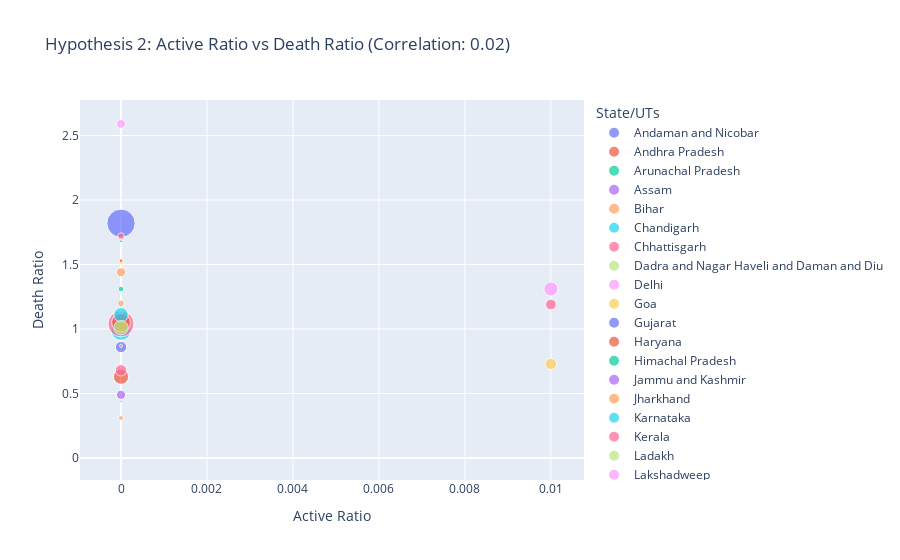

Notebook cell for this chart:
### Markdown cell above
This scatter plot explores the relationship between vaccination rates and death ratios across various Indian states and union territories, revealing a very weak correlation between the two. The visualization suggests that higher vaccination rates alone may not directly translate to lower death ratios, indicating the influence of other factors such as healthcare infrastructure, population demographics, or timely interventions. By highlighting this complexity, the chart encourages deeper investigation into what truly drives mortality outcomes beyond just vaccination coverage. Such insights are valuable for developing more holistic public health strategies that address multiple dimensions of pandemic response

### Code cell
fig7.show()

### Figure 1 — Plotly figure (JSON) as saved in the notebook; plotly's stock layout.template omitted (floating-point values rounded to 4 significant figures)
{"data": [{"hovertemplate": "<b>%{hovertext}</b><br><br>State/UTs=Andaman and Nicobar<br>Active Ratio=%{x}<br>Death Ratio=%{y}<br>Total Cases=%{marker.size}<extra></extra>", "hovertext": ["Andaman and Nicobar"], "legendgroup": "Andaman and Nicobar", "marker": {"color": "#636efa", "size": [10770.0], "sizemode": "area", "sizeref": 20440.0, "symbol": "circle"}, "mode": "markers", "name": "Andaman and Nicobar", "orientation": "v", "showlegend": true, "type": "scatter", "x": [0.0], "xaxis": "x", "y": [1.2], "yaxis": "y"}, {"hovertemplate": "State/UTs=Andaman and Nicobar<extra></extra>", "legendgroup": "Andaman and Nicobar", "marker": {"color": "#636efa", "symbol": "circle"}, "mode": "lines", "name": "Andaman and Nicobar", "showlegend": false, "type": "scatter", "xaxis": "x", "yaxis": "y"}, {"hovertemplate": "<b>%{hovertext}</b><br><br>State/UTs=Andhra Pradesh<br>Active Ratio=%{x}<br>Death Ratio=%{y}<br>Total Cases=%{marker.size}<extra></extra>", "hovertext": ["Andhra Pradesh"], "legendgroup": "Andhra Pradesh", "marker": {"color": "#EF553B", "size": [2341000.0], "sizemode": "area", "sizeref": 20440.0, "symbol": "circle"}, "mode": "markers", "name": "Andhra Pradesh", "orientation": "v", "showlegend": true, "type": "scatter", "x": [0.0], "xaxis": "x", "y": [0.63], "yaxis": "y"}, {"hovertemplate": "State/UTs=Andhra Pradesh<extra></extra>", "legendgroup": "Andhra Pradesh", "marker": {"color": "#EF553B", "symbol": "circle"}, "mode": "lines", "name": "Andhra Pradesh", "showlegend": false, "type": "scatter", "xaxis": "x", "yaxis": "y"}, {"hovertemplate": "<b>%{hovertext}</b><br><br>State/UTs=Arunachal Pradesh<br>Active Ratio=%{x}<br>Death Ratio=%{y}<br>Total Cases=%{marker.size}<extra></extra>", "hovertext": ["Arunachal Pradesh"], "legendgroup": "Arunachal Pradesh", "marker": {"color": "#00cc96", "size": [67050.0], "sizemode": "area", "sizeref": 20440.0, "symbol": "circle"}, "mode": "markers", "name": "Arunachal Pradesh", "orientation": "v", "showlegend": true, "type": "scatter", "x": [0.0], "xaxis": "x", "y": [0.44], "yaxis": "y"}, {"hovertemplate": "State/UTs=Arunachal Pradesh<extra></extra>", "legendgroup": "Arunachal Pradesh", "marker": {"color": "#00cc96", "symbol": "circle"}, "mode": "lines", "name": "Arunachal Pradesh", "showlegend": false, "type": "scatter", "xaxis": "x", "yaxis": "y"}, {"hovertemplate": "<b>%{hovertext}</b><br><br>State/UTs=Assam<br>Active Ratio=%{x}<br>Death Ratio=%{y}<br>Total Cases=%{marker.size}<extra></extra>", "hovertext": ["Assam"], "legendgroup": "Assam", "marker": {"color": "#ab63fa", "size": [746200.0], "sizemode": "area", "sizeref": 20440.0, "symbol": "circle"}, "mode": "markers", "name": "Assam", "orientation": "v", "showlegend": true, "type": "scatter", "x": [0.0], "xaxis": "x", "y": [1.08], "yaxis": "y"}, {"hovertemplate": "State/UTs=Assam<extra></extra>", "legendgroup": "Assam", "marker": {"color": "#ab63fa", "symbol": "circle"}, "mode": "lines", "name": "Assam", "showlegend": false, "type": "scatter", "xaxis": "x", "yaxis": "y"}, {"hovertemplate": "<b>%{hovertext}</b><br><br>State/UTs=Bihar<br>Active Ratio=%{x}<br>Death Ratio=%{y}<br>Total Cases=%{marker.size}<extra></extra>", "hovertext": ["Bihar"], "legendgroup": "Bihar", "marker": {"color": "#FFA15A", "size": [855400.0], "sizemode": "area", "sizeref": 20440.0, "symbol": "circle"}, "mode": "markers", "name": "Bihar", "orientation": "v", "showlegend": true, "type": "scatter", "x": [0.0], "xaxis": "x", "y": [1.44], "yaxis": "y"}, {"hovertemplate": "State/UTs=Bihar<extra></extra>", "legendgroup": "Bihar", "marker": {"color": "#FFA15A", "symbol": "circle"}, "mode": "lines", "name": "Bihar", "showlegend": false, "type": "scatter", "xaxis": "x", "yaxis": "y"}, {"hovertemplate": "<b>%{hovertext}</b><br><br>State/UTs=Chandigarh<br>Active Ratio=%{x}<br>Death Ratio=%{y}<br>Total Cases=%{marker.size}<extra></extra>", "hovertext": ["Chandigarh"], "legendgroup": "Chandigarh", "marker": {"color": "#19d3f3", "size": [100700.0], "sizemode": "area", "sizeref": 20440.0, "symbol": "circle"}, "mode": "markers", "name": "Chandigarh", "orientation": "v", "showlegend": true, "type": "scatter", "x": [0.0], "xaxis": "x", "y": [1.18], "yaxis": "y"}, {"hovertemplate": "State/UTs=Chandigarh<extra></extra>", "legendgroup": "Chandigarh", "marker": {"color": "#19d3f3", "symbol": "circle"}, "mode": "lines", "name": "Chandigarh", "showlegend": false, "type": "scatter", "xaxis": "x", "yaxis": "y"}, {"hovertemplate": "<b>%{hovertext}</b><br><br>State/UTs=Chhattisgarh<br>Active Ratio=%{x}<br>Death Ratio=%{y}<br>Total Cases=%{marker.size}<extra></extra>", "hovertext": ["Chhattisgarh"], "legendgroup": "Chhattisgarh", "marker": {"color": "#FF6692", "size": [1188000.0], "sizemode": "area", "sizeref": 20440.0, "symbol": "circle"}, "mode": "markers", "name": "Chhattisgarh", "orientation": "v", "showlegend": true, "type": "scatter", "x": [0.01], "xaxis": "x", "y": [1.19], "yaxis": "y"}, {"hovertemplate": "State/UTs=Chhattisgarh<extra></extra>", "legendgroup": "Chhattisgarh", "marker": {"color": "#FF6692", "symbol": "circle"}, "mode": "lines", "name": "Chhattisgarh", "showlegend": false, "type": "scatter", "xaxis": "x", "yaxis": "y"}, {"hovertemplate": "<b>%{hovertext}</b><br><br>State/UTs=Dadra and Nagar Haveli and Daman and Diu<br>Active Ratio=%{x}<br>Death Ratio=%{y}<br>Total Cases=%{marker.size}<extra></extra>", "hovertext": ["Dadra and Nagar Haveli and Daman and Diu"], "legendgroup": "Dadra and Nagar Haveli and Daman and Diu", "marker": {"color": "#B6E880", "size": [11590.0], "sizemode": "area", "sizeref": 20440.0, "symbol": "circle"}, "mode": "markers", "name": "Dadra and Nagar Haveli and Daman and Diu", "orientation": "v", "showlegend": true, "type": "scatter", "x": [0.0], "xaxis": "x", "y": [0.03], "yaxis": "y"}, {"hovertemplate": "State/UTs=Dadra and Nagar Haveli and Daman and Diu<extra></extra>", "legendgroup": "Dadra and Nagar Haveli and Daman and Diu", "marker": {"color": "#B6E880", "symbol": "circle"}, "mode": "lines", "name": "Dadra and Nagar Haveli and Daman and Diu", "showlegend": false, "type": "scatter", "xaxis": "x", "yaxis": "y"}, {"hovertemplate": "<b>%{hovertext}</b><br><br>State/UTs=Delhi<br>Active Ratio=%{x}<br>Death Ratio=%{y}<br>Total Cases=%{marker.size}<extra></extra>", "hovertext": ["Delhi"], "legendgroup": "Delhi", "marker": {"color": "#FF97FF", "size": [2042000.0], "sizemode": "area", "sizeref": 20440.0, "symbol": "circle"}, "mode": "markers", "name": "Delhi", "orientation": "v", "showlegend": true, "type": "scatter", "x": [0.01], "xaxis": "x", "y": [1.31], "yaxis": "y"}, {"hovertemplate": "State/UTs=Delhi<extra></extra>", "legendgroup": "Delhi", "marker": {"color": "#FF97FF", "symbol": "circle"}, "mode": "lines", "name": "Delhi", "showlegend": false, "type": "scatter", "xaxis": "x", "yaxis": "y"}, {"hovertemplate": "<b>%{hovertext}</b><br><br>State/UTs=Goa<br>Active Ratio=%{x}<br>Death Ratio=%{y}<br>Total Cases=%{marker.size}<extra></extra>", "hovertext": ["Goa"], "legendgroup": "Goa", "marker": {"color": "#FECB52", "size": [263600.0], "sizemode": "area", "sizeref": 20440.0, "symbol": "circle"}, "mode": "markers", "name": "Goa", "orientation": "v", "showlegend": true, "type": "scatter", "x": [0.0], "xaxis": "x", "y": [1.52], "yaxis": "y"}, {"hovertemplate": "State/UTs=Goa<extra></extra>", "legendgroup": "Goa", "marker": {"color": "#FECB52", "symbol": "circle"}, "mode": "lines", "name": "Goa", "showlegend": false, "type": "scatter", "xaxis": "x", "yaxis": "y"}, {"hovertemplate": "<b>%{hovertext}</b><br><br>State/UTs=Gujarat<br>Active Ratio=%{x}<br>Death Ratio=%{y}<br>Total Cases=%{marker.size}<extra></extra>", "hovertext": ["Gujarat"], "legendgroup": "Gujarat", "marker": {"color": "#636efa", "size": [1292000.0], "sizemode": "area", "sizeref": 20440.0, "symbol": "circle"}, "mode": "markers", "name": "Gujarat", "orientation": "v", "showlegend": true, "type": "scatter", "x": [0.0], "xaxis": "x", "y": [0.86], "yaxis": "y"}, {"hovertemplate": "State/UTs=Gujarat<extra></extra>", "legendgroup": "Gujarat", "marker": {"color": "#636efa", "symbol": "circle"}, "mode": "lines", "name": "Gujarat", "showlegend": false, "type": "scatter", "xaxis": "x", "yaxis": "y"}, {"hovertemplate": "<b>%{hovertext}</b><br><br>State/UTs=Haryana<br>Active Ratio=%{x}<br>Death Ratio=%{y}<br>Total Cases=%{marker.size}<extra></extra>", "hovertext": ["Haryana"], "legendgroup": "Haryana", "marker": {"color": "#EF553B", "size": [1079000.0], "sizemode": "area", "sizeref": 20440.0, "symbol": "circle"}, "mode": "markers", "name": "Haryana", "orientation": "v", "showlegend": true, "type": "scatter", "x": [0.0], "xaxis": "x", "y": [1.0], "yaxis": "y"}, {"hovertemplate": "State/UTs=Haryana<extra></extra>", "legendgroup": "Haryana", "marker": {"color": "#EF553B", "symbol": "circle"}, "mode": "lines", "name": "Haryana", "showlegend": false, "type": "scatter", "xaxis": "x", "yaxis": "y"}, {"hovertemplate": "<b>%{hovertext}</b><br><br>State/UTs=Himachal Pradesh<br>Active Ratio=%{x}<br>Death Ratio=%{y}<br>Total Cases=%{marker.size}<extra></extra>", "hovertext": ["Himachal Pradesh"], "legendgroup": "Himachal Pradesh", "marker": {"color": "#00cc96", "size": [323000.0], "sizemode": "area", "sizeref": 20440.0, "symbol": "circle"}, "mode": "markers", "name": "Himachal Pradesh", "orientation": "v", "showlegend": true, "type": "scatter", "x": [0.0], "xaxis": "x", "y": [1.31], "yaxis": "y"}, {"hovertemplate": "State/UTs=Himachal Pradesh<extra></extra>", "legendgroup": "Himachal Pradesh", "marker": {"color": "#00cc96", "symbol": "circle"}, "mode": "lines", "name": "Himachal Pradesh", "showlegend": false, "type": "scatter", "xaxis": "x", "yaxis": "y"}, {"hovertemplate": "<b>%{hovertext}</b><br><br>State/UTs=Jammu and Kashmir<br>Active Ratio=%{x}<br>Death Ratio=%{y}<br>Total Cases=%{marker.size}<extra></extra>", "hovertext": ["Jammu and Kashmir"], "legendgroup": "Jammu and Kashmir", "marker": {"color": "#ab63fa", "size": [482200.0], "sizemode": "area", "sizeref": 20440.0, "symbol": "circle"}, "mode": "markers", "name": "Jammu and Kashmir", "orientation": "v", "showlegend": true, "type": "scatter", "x": [0.0], "xaxis": "x", "y": [0.99], "yaxis": "y"}, {"hovertemplate": "State/UTs=Jammu and Kashmir<extra></extra>", "legendgroup": "Jammu and Kashmir", "marker": {"color": "#ab63fa", "symbol": "circle"}, "mode": "lines", "name": "Jammu and Kashmir", "showlegend": false, "type": "scatter", "xaxis": "x", "yaxis": "y"}, {"hovertemplate": "<b>%{hovertext}</b><br><br>State/UTs=Jharkhand<br>Active Ratio=%{x}<br>Death Ratio=%{y}<br>Total Cases=%{marker.size}<extra></extra>", "hovertext": ["Jharkhand"], "legendgroup": "Jharkhand", "marker": {"color": "#FFA15A", "size": [443900.0], "sizemode": "area", "sizeref": 20440.0, "symbol": "circle"}, "mode": "markers", "name": "Jharkhand", "orientation": "v", "showlegend": true, "type": "scatter", "x": [0.0], "xaxis": "x", "y": [1.2], "yaxis": "y"}, {"hovertemplate": "State/UTs=Jharkhand<extra></extra>", "legendgroup": "Jharkhand", "marker": {"color": "#FFA15A", "symbol": "circle"}, "mode": "lines", "name": "Jharkhand", "showlegend": false, "type": "scatter", "xaxis": "x", "yaxis": "y"}, {"hovertemplate": "<b>%{hovertext}</b><br><br>State/UTs=Karnataka<br>Active Ratio=%{x}<br>Death Ratio=%{y}<br>Total Cases=%{marker.size}<extra></extra>", "hovertext": ["Karnataka"], "legendgroup": "Karnataka", "marker": {"color": "#19d3f3", "size": [4096000.0], "sizemode": "area", "sizeref": 20440.0, "symbol": "circle"}, "mode": "markers", "name": "Karnataka", "orientation": "v", "showlegend": true, "type": "scatter", "x": [0.0], "xaxis": "x", "y": [0.99], "yaxis": "y"}, {"hovertemplate": "State/UTs=Karnataka<extra></extra>", "legendgroup": "Karnataka", "marker": {"color": "#19d3f3", "symbol": "circle"}, "mode": "lines", "name": "Karnataka", "showlegend": false, "type": "scatter", "xaxis": "x", "yaxis": "y"}, {"hovertemplate": "<b>%{hovertext}</b><br><br>State/UTs=Kerala<br>Active Ratio=%{x}<br>Death Ratio=%{y}<br>Total Cases=%{marker.size}<extra></extra>", "hovertext": ["Kerala"], "legendgroup": "Kerala", "marker": {"color": "#FF6692", "size": [6918000.0], "sizemode": "area", "sizeref": 20440.0, "symbol": "circle"}, "mode": "markers", "name": "Kerala", "orientation": "v", "showlegend": true, "type": "scatter", "x": [0.0], "xaxis": "x", "y": [1.04], "yaxis": "y"}, {"hovertemplate": "State/UTs=Kerala<extra></extra>", "legendgroup": "Kerala", "marker": {"color": "#FF6692", "symbol": "circle"}, "mode": "lines", "name": "Kerala", "showlegend": false, "type": "scatter", "xaxis": "x", "yaxis": "y"}, {"hovertemplate": "<b>%{hovertext}</b><br><br>State/UTs=Ladakh<br>Active Ratio=%{x}<br>Death Ratio=%{y}<br>Total Cases=%{marker.size}<extra></extra>", "hovertext": ["Ladakh"], "legendgroup": "Ladakh", "marker": {"color": "#B6E880", "size": [29630.0], "sizemode": "area", "sizeref": 20440.0, "symbol": "circle"}, "mode": "markers", "name": "Ladakh", "orientation": "v", "showlegend": true, "type": "scatter", "x": [0.0], "xaxis": "x", "y": [0.78], "yaxis": "y"}, {"hovertemplate": "State/UTs=Ladakh<extra></extra>", "legendgroup": "Ladakh", "marker": {"color": "#B6E880", "symbol": "circle"}, "mode": "lines", "name": "Ladakh", "showlegend": false, "type": "scatter", "xaxis": "x", "yaxis": "y"}, {"hovertemplate": "<b>%{hovertext}</b><br><br>State/UTs=Lakshadweep<br>Active Ratio=%{x}<br>Death Ratio=%{y}<br>Total Cases=%{marker.size}<extra></extra>", "hovertext": ["Lakshadweep"], "legendgroup": "Lakshadweep", "marker": {"color": "#FF97FF", "size": [11420.0], "sizemode": "area", "sizeref": 20440.0, "symbol": "circle"}, "mode": "markers", "name": "Lakshadweep", "orientation": "v", "showlegend": true, "type": "scatter", "x": [0.0], "xaxis": "x", "y": [0.46], "yaxis": "y"}, {"hovertemplate": "State/UTs=Lakshadweep<extra></extra>", "legendgroup": "Lakshadweep", "marker": {"color": "#FF97FF", "symbol": "circle"}, "mode": "lines", "name": "Lakshadweep", "showlegend": false, "type": "scatter", "xaxis": "x", "yaxis": "y"}, {"hovertemplate": "<b>%{hovertext}</b><br><br>State/UTs=Madhya Pradesh<br>Active Ratio=%{x}<br>Death Ratio=%{y}<br>Total Cases=%{marker.size}<extra></extra>", "hovertext": ["Madhya Pradesh"], "legendgroup": "Madhya Pradesh", "marker": {"color": "#FECB52", "size": [1057000.0], "sizemode": "area", "sizeref": 20440.0, "symbol": "circle"}, "mode": "markers", "name": "Madhya Pradesh", "orientation": "v", "showlegend": true, "type": "scatter", "x": [0.0], "xaxis": "x", "y": [1.02], "yaxis": "y"}, {"hovertemplate": "State/UTs=Madhya Pradesh<extra></extra>", "legendgroup": "Madhya Pradesh", "marker": {"color": "#FECB52", "symbol": "circle"}, "mode": "lines", "name": "Madhya Pradesh", "showlegend": false, "type": "scatter", "xaxis": "x", "yaxis": "y"}, {"hovertemplate": "<b>%{hovertext}</b><br><br>State/UTs=Maharashtra<br>Active Ratio=%{x}<br>Death Ratio=%{y}<br>Total Cases=%{marker.size}<extra></extra>", "hovertext": ["Maharashtra"], "legendgroup": "Maharashtra", "marker": {"color": "#636efa", "size": [8176000.0], "sizemode": "area", "sizeref": 20440.0, "symbol": "circle"}, "mode": "markers", "name": "Maharashtra", "orientation": "v", "showlegend": true, "type": "scatter", "x": [0.0], "xaxis": "x", "y": [1.82], "yaxis": "y"}, {"hovertemplate": "State/UTs=Maharashtra<extra></extra>", "legendgroup": "Maharashtra", "marker": {"color": "#636efa", "symbol": "circle"}, "mode": "lines", "name": "Maharashtra", "showlegend": false, "type": "scatter", "xaxis": "x", "yaxis": "y"}, {"hovertemplate": "<b>%{hovertext}</b><br><br>State/UTs=Manipur<br>Active Ratio=%{x}<br>Death Ratio=%{y}<br>Total Cases=%{marker.size}<extra></extra>", "hovertext": ["Manipur"], "legendgroup": "Manipur", "marker": {"color": "#EF553B", "size": [140000.0], "sizemode": "area", "sizeref": 20440.0, "symbol": "circle"}, "mode": "markers", "name": "Manipur", "orientation": "v", "showlegend": true, "type": "scatter", "x": [0.0], "xaxis": "x", "y": [1.53], "yaxis": "y"}, {"hovertemplate": "State/UTs=Manipur<extra></extra>", "legendgroup": "Manipur", "marker": {"color": "#EF553B", "symbol": "circle"}, "mode": "lines", "name": "Manipur", "showlegend": false, "type": "scatter", "xaxis": "x", "yaxis": "y"}, {"hovertemplate": "<b>%{hovertext}</b><br><br>State/UTs=Meghalaya<br>Active Ratio=%{x}<br>Death Ratio=%{y}<br>Total Cases=%{marker.size}<extra></extra>", "hovertext": ["Meghalaya"], "legendgroup": "Meghalaya", "marker": {"color": "#00cc96", "size": [96990.0], "sizemode": "area", "sizeref": 20440.0, "symbol": "circle"}, "mode": "markers", "name": "Meghalaya", "orientation": "v", "showlegend": true, "type": "scatter", "x": [0.0], "xaxis": "x", "y": [1.68], "yaxis": "y"}, {"hovertemplate": "State/UTs=Meghalaya<extra></extra>", "legendgroup": "Meghalaya", "marker": {"color": "#00cc96", "symbol": "circle"}, "mode": "lines", "name": "Meghalaya", "showlegend": false, "type": "scatter", "xaxis": "x", "yaxis": "y"}, {"hovertemplate": "<b>%{hovertext}</b><br><br>State/UTs=Miscellaneous<br>Active Ratio=%{x}<br>Death Ratio=%{y}<br>Total Cases=%{marker.size}<extra></extra>", "hovertext": ["Miscellaneous"], "legendgroup": "Miscellaneous", "marker": {"color": "#ab63fa", "size": [0.0], "sizemode": "area", "sizeref": 20440.0, "symbol": "circle"}, "mode": "markers", "name": "Miscellaneous", "orientation": "v", "showlegend": true, "type": "scatter", "x": [0.0], "xaxis": "x", "y": [0.0], "yaxis": "y"}, {"hovertemplate": "State/UTs=Miscellaneous<extra></extra>", "legendgroup": "Miscellaneous", "marker": {"color": "#ab63fa", "symbol": "circle"}, "mode": "lines", "name": "Miscellaneous", "showlegend": false, "type": "scatter", "xaxis": "x", "yaxis": "y"}, {"hovertemplate": "<b>%{hovertext}</b><br><br>State/UTs=Mizoram<br>Active Ratio=%{x}<br>Death Ratio=%{y}<br>Total Cases=%{marker.size}<extra></extra>", "hovertext": ["Mizoram"], "legendgroup": "Mizoram", "marker": {"color": "#FFA15A", "size": [239600.0], "sizemode": "area", "sizeref": 20440.0, "symbol": "circle"}, "mode": "markers", "name": "Mizoram", "orientation": "v", "showlegend": true, "type": "scatter", "x": [0.0], "xaxis": "x", "y": [0.31], "yaxis": "y"}, {"hovertemplate": "State/UTs=Mizoram<extra></extra>", "legendgroup": "Mizoram", "marker": {"color": "#FFA15A", "symbol": "circle"}, "mode": "lines", "name": "Mizoram", "showlegend": false, "type": "scatter", "xaxis": "x", "yaxis": "y"}, {"hovertemplate": "<b>%{hovertext}</b><br><br>State/UTs=Nagaland<br>Active Ratio=%{x}<br>Death Ratio=%{y}<br>Total Cases=%{marker.size}<extra></extra>", "hovertext": ["Nagaland"], "legendgroup": "Nagaland", "marker": {"color": "#19d3f3", "size": [36030.0], "sizemode": "area", "sizeref": 20440.0, "symbol": "circle"}, "mode": "markers", "name": "Nagaland", "orientation": "v", "showlegend": true, "type": "scatter", "x": [0.0], "xaxis": "x", "y": [2.17], "yaxis": "y"}, {"hovertemplate": "State/UTs=Nagaland<extra></extra>", "legendgroup": "Nagaland", "marker": {"color": "#19d3f3", "symbol": "circle"}, "mode": "lines", "name": "Nagaland", "showlegend": false, "type": "scatter", "xaxis": "x", "yaxis": "y"}, {"hovertemplate": "<b>%{hovertext}</b><br><br>State/UTs=Odisha<br>Active Ratio=%{x}<br>Death Ratio=%{y}<br>Total Cases=%{marker.size}<extra></extra>", "hovertext": ["Odisha"], "legendgroup": "Odisha", "marker": {"color": "#FF6692", "size": [1349000.0], "sizemode": "area", "sizeref": 20440.0, "symbol": "circle"}, "mode": "markers", "name": "Odisha", "orientation": "v", "showlegend": true, "type": "scatter", "x": [0.0], "xaxis": "x", "y": [0.68], "yaxis": "y"}, {"hovertemplate": "State/UTs=Odisha<extra></extra>", "legendgroup": "Odisha", "marker": {"color": "#FF6692", "symbol": "circle"}, "mode": "lines", "name": "Odisha", "showlegend": false, "type": "scatter", "xaxis": "x", "yaxis": "y"}, {"hovertemplate": "<b>%{hovertext}</b><br><br>State/UTs=Puducherry<br>Active Ratio=%{x}<br>Death Ratio=%{y}<br>Total Cases=%{marker.size}<extra></extra>", "hovertext": ["Puducherry"], "legendgroup": "Puducherry", "marker": {"color": "#B6E880", "size": [177700.0], "sizemode": "area", "sizeref": 20440.0, "symbol": "circle"}, "mode": "markers", "name": "Puducherry", "orientation": "v", "showlegend": true, "type": "scatter", "x": [0.0], "xaxis": "x", "y": [1.12], "yaxis": "y"}, {"hovertemplate": "State/UTs=Puducherry<extra></extra>", "legendgroup": "Puducherry", "marker": {"color": "#B6E880", "symbol": "circle"}, "mode": "lines", "name": "Puducherry", "showlegend": false, "type": "scatter", "xaxis": "x", "yaxis": "y"}, {"hovertemplate": "<b>%{hovertext}</b><br><br>State/UTs=Punjab<br>Active Ratio=%{x}<br>Death Ratio=%{y}<br>Total Cases=%{marker.size}<extra></extra>", "hovertext": ["Punjab"], "legendgroup": "Punjab", "marker": {"color": "#FF97FF", "size": [793800.0], "sizemode": "area", "sizeref": 20440.0, "symbol": "circle"}, "mode": "markers", "name": "Punjab", "orientation": "v", "showlegend": true, "type": "scatter", "x": [0.0], "xaxis": "x", "y": [2.59], "yaxis": "y"}, {"hovertemplate": "State/UTs=Punjab<extra></extra>", "legendgroup": "Punjab", "marker": {"color": "#FF97FF", "symbol": "circle"}, "mode": "lines", "name": "Punjab", "showlegend": false, "type": "scatter", "xaxis": "x", "yaxis": "y"}, {"hovertemplate": "<b>%{hovertext}</b><br><br>State/UTs=Rajasthan<br>Active Ratio=%{x}<br>Death Ratio=%{y}<br>Total Cases=%{marker.size}<extra></extra>", "hovertext": ["Rajasthan"], "legendgroup": "Rajasthan", "marker": {"color": "#FECB52", "size": [1327000.0], "sizemode": "area", "sizeref": 20440.0, "symbol": "circle"}, "mode": "markers", "name": "Rajasthan", "orientation": "v", "showlegend": true, "type": "scatter", "x": [0.01], "xaxis": "x", "y": [0.73], "yaxis": "y"}, {"hovertemplate": "State/UTs=Rajasthan<extra></extra>", "legendgroup": "Rajasthan", "marker": {"color": "#FECB52", "symbol": "circle"}, "mode": "lines", "name": "Rajasthan", "showlegend": false, "type": "scatter", "xaxis": "x", "yaxis": "y"}, {"hovertemplate": "<b>%{hovertext}</b><br><br>State/UTs=Sikkim<br>Active Ratio=%{x}<br>Death Ratio=%{y}<br>Total Cases=%{marker.size}<extra></extra>", "hovertext": ["Sikkim"], "legendgroup": "Sikkim", "marker": {"color": "#636efa", "size": [44950.0], "sizemode": "area", "sizeref": 20440.0, "symbol": "circle"}, "mode": "markers", "name": "Sikkim", "orientation": "v", "showlegend": true, "type": "scatter", "x": [0.0], "xaxis": "x", "y": [1.11], "yaxis": "y"}, {"hovertemplate": "State/UTs=Sikkim<extra></extra>", "legendgroup": "Sikkim", "marker": {"color": "#636efa", "symbol": "circle"}, "mode": "lines", "name": "Sikkim", "showlegend": false, "type": "scatter", "xaxis": "x", "yaxis": "y"}, {"hovertemplate": "<b>%{hovertext}</b><br><br>State/UTs=Tamil Nadu<br>Active Ratio=%{x}<br>Death Ratio=%{y}<br>Total Cases=%{marker.size}<extra></extra>", "hovertext": ["Tamil Nadu"], "legendgroup": "Tamil Nadu", "marker": {"color": "#EF553B", "size": [3612000.0], "sizemode": "area", "sizeref": 20440.0, "symbol": "circle"}, "mode": "markers", "name": "Tamil Nadu", "orientation": "v", "showlegend": true, "type": "scatter", "x": [0.0], "xaxis": "x", "y": [1.05], "yaxis": "y"}, {"hovertemplate": "State/UTs=Tamil Nadu<extra></extra>", "legendgroup": "Tamil Nadu", "marker": {"color": "#EF553B", "symbol": "circle"}, "mode": "lines", "name": "Tamil Nadu", "showlegend": false, "type": "scatter", "xaxis": "x", "yaxis": "y"}, {"hovertemplate": "<b>%{hovertext}</b><br><br>State/UTs=Telangana<br>Active Ratio=%{x}<br>Death Ratio=%{y}<br>Total Cases=%{marker.size}<extra></extra>", "hovertext": ["Telangana"], "legendgroup": "Telangana", "marker": {"color": "#00cc96", "size": [0.0], "sizemode": "area", "sizeref": 20440.0, "symbol": "circle"}, "mode": "markers", "name": "Telangana", "orientation": "v", "showlegend": true, "type": "scatter", "x": [0.0], "xaxis": "x", "y": [0.0], "yaxis": "y"}, {"hovertemplate": "State/UTs=Telangana<extra></extra>", "legendgroup": "Telangana", "marker": {"color": "#00cc96", "symbol": "circle"}, "mode": "lines", "name": "Telangana", "showlegend": false, "type": "scatter", "xaxis": "x", "yaxis": "y"}, {"hovertemplate": "<b>%{hovertext}</b><br><br>State/UTs=Telengana<br>Active Ratio=%{x}<br>Death Ratio=%{y}<br>Total Cases=%{marker.size}<extra></extra>", "hovertext": ["Telengana"], "legendgroup": "Telengana", "marker": {"color": "#ab63fa", "size": [844800.0], "sizemode": "area", "sizeref": 20440.0, "symbol": "circle"}, "mode": "markers", "name": "Telengana", "orientation": "v", "showlegend": true, "type": "scatter", "x": [0.0], "xaxis": "x", "y": [0.49], "yaxis": "y"}, {"hovertemplate": "State/UTs=Telengana<extra></extra>", "legendgroup": "Telengana", "marker": {"color": "#ab63fa", "symbol": "circle"}, "mode": "lines", "name": "Telengana", "showlegend": false, "type": "scatter", "xaxis": "x", "yaxis": "y"}, {"hovertemplate": "<b>%{hovertext}</b><br><br>State/UTs=Tripura<br>Active Ratio=%{x}<br>Death Ratio=%{y}<br>Total Cases=%{marker.size}<extra></extra>", "hovertext": ["Tripura"], "legendgroup": "Tripura", "marker": {"color": "#FFA15A", "size": [108600.0], "sizemode": "area", "sizeref": 20440.0, "symbol": "circle"}, "mode": "markers", "name": "Tripura", "orientation": "v", "showlegend": true, "type": "scatter", "x": [0.0], "xaxis": "x", "y": [0.87], "yaxis": "y"}, {"hovertemplate": "State/UTs=Tripura<extra></extra>", "legendgroup": "Tripura", "marker": {"color": "#FFA15A", "symbol": "circle"}, "mode": "lines", "name": "Tripura", "showlegend": false, "type": "scatter", "xaxis": "x", "yaxis": "y"}, {"hovertemplate": "<b>%{hovertext}</b><br><br>State/UTs=Uttar Pradesh<br>Active Ratio=%{x}<br>Death Ratio=%{y}<br>Total Cases=%{marker.size}<extra></extra>", "hovertext": ["Uttar Pradesh"], "legendgroup": "Uttar Pradesh", "marker": {"color": "#19d3f3", "size": [2146000.0], "sizemode": "area", "sizeref": 20440.0, "symbol": "circle"}, "mode": "markers", "name": "Uttar Pradesh", "orientation": "v", "showlegend": true, "type": "scatter", "x": [0.0], "xaxis": "x", "y": [1.11], "yaxis": "y"}, {"hovertemplate": "State/UTs=Uttar Pradesh<extra></extra>", "legendgroup": "Uttar Pradesh", "marker": {"color": "#19d3f3", "symbol": "circle"}, "mode": "lines", "name": "Uttar Pradesh", "showlegend": false, "type": "scatter", "xaxis": "x", "yaxis": "y"}, {"hovertemplate": "<b>%{hovertext}</b><br><br>State/UTs=Uttarakhand<br>Active Ratio=%{x}<br>Death Ratio=%{y}<br>Total Cases=%{marker.size}<extra></extra>", "hovertext": ["Uttarakhand"], "legendgroup": "Uttarakhand", "marker": {"color": "#FF6692", "size": [452600.0], "sizemode": "area", "sizeref": 20440.0, "symbol": "circle"}, "mode": "markers", "name": "Uttarakhand", "orientation": "v", "showlegend": true, "type": "scatter", "x": [0.0], "xaxis": "x", "y": [1.72], "yaxis": "y"}, {"hovertemplate": "State/UTs=Uttarakhand<extra></extra>", "legendgroup": "Uttarakhand", "marker": {"color": "#FF6692", "symbol": "circle"}, "mode": "lines", "name": "Uttarakhand", "showlegend": false, "type": "scatter", "xaxis": "x", "yaxis": "y"}, {"hovertemplate": "<b>%{hovertext}</b><br><br>State/UTs=West Bengal<br>Active Ratio=%{x}<br>Death Ratio=%{y}<br>Total Cases=%{marker.size}<extra></extra>", "hovertext": ["West Bengal"], "legendgroup": "West Bengal", "marker": {"color": "#B6E880", "size": [2127000.0], "sizemode": "area", "sizeref": 20440.0, "symbol": "circle"}, "mode": "markers", "name": "West Bengal", "orientation": "v", "showlegend": true, "type": "scatter", "x": [0.0], "xaxis": "x", "y": [1.01], "yaxis": "y"}, {"hovertemplate": "State/UTs=West Bengal<extra></extra>", "legendgroup": "West Bengal", "marker": {"color": "#B6E880", "symbol": "circle"}, "mode": "lines", "name": "West Bengal", "showlegend": false, "type": "scatter", "xaxis": "x", "yaxis": "y"}], "layout": {"legend": {"itemsizing": "constant", "title": {"text": "State/UTs"}, "tracegroupgap": 0}, "title": {"text": "Hypothesis 2: Active Ratio vs Death Ratio (Correlation: 0.02)"}, "xaxis": {"anchor": "y", "domain": [0, 1], "title": {"text": "Active Ratio"}}, "yaxis": {"anchor": "x", "domain": [0, 1], "title": {"text": "Death Ratio"}}}}
